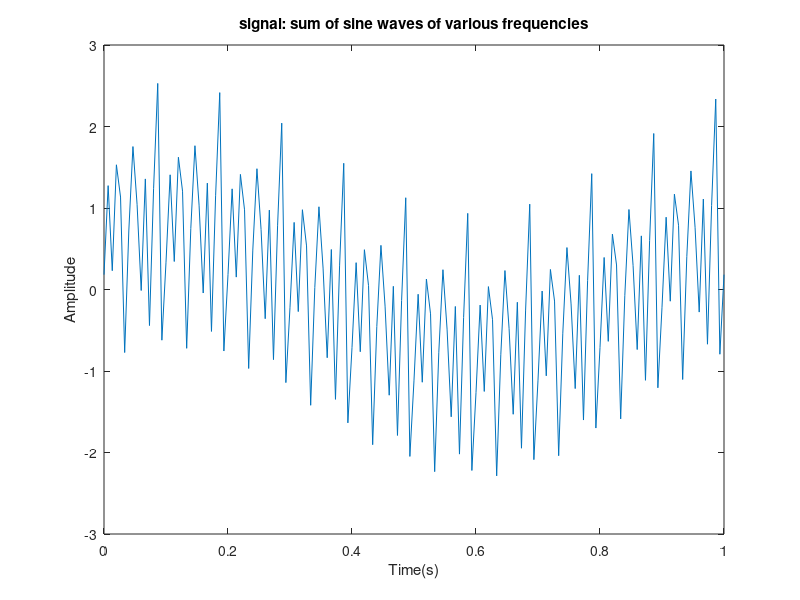
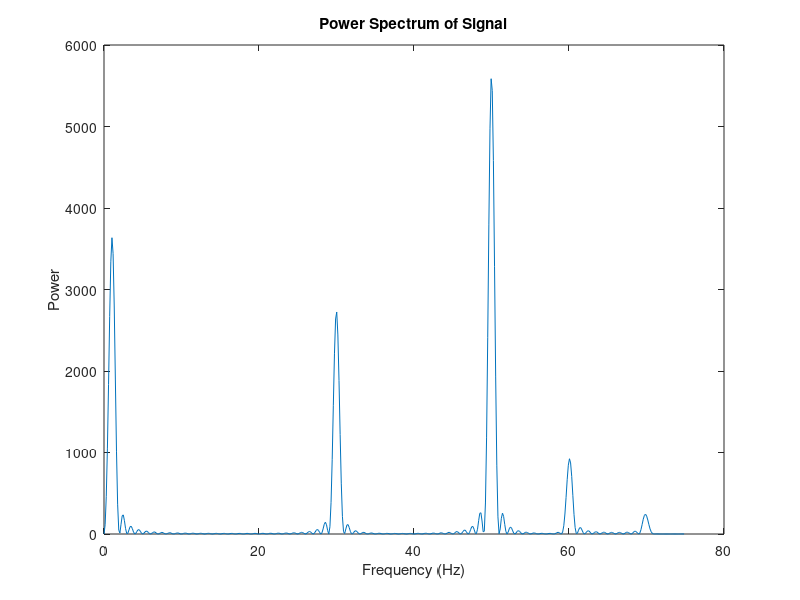
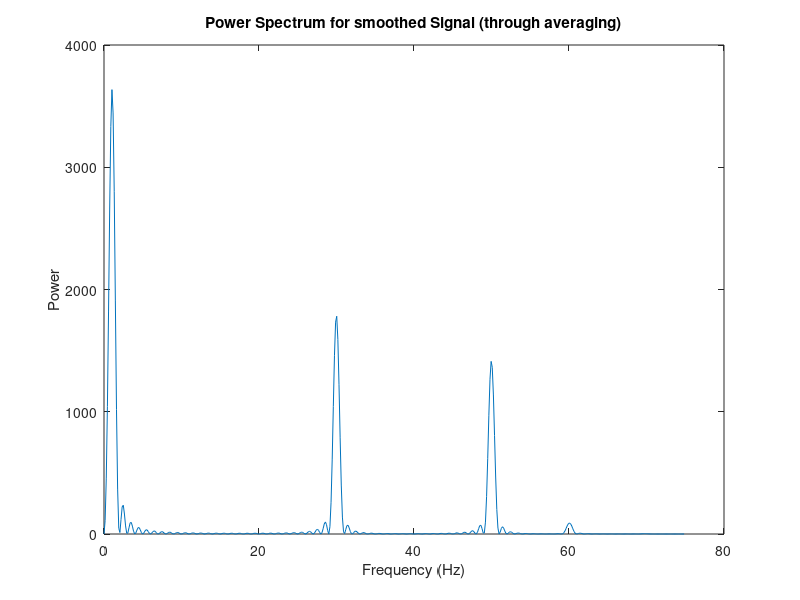
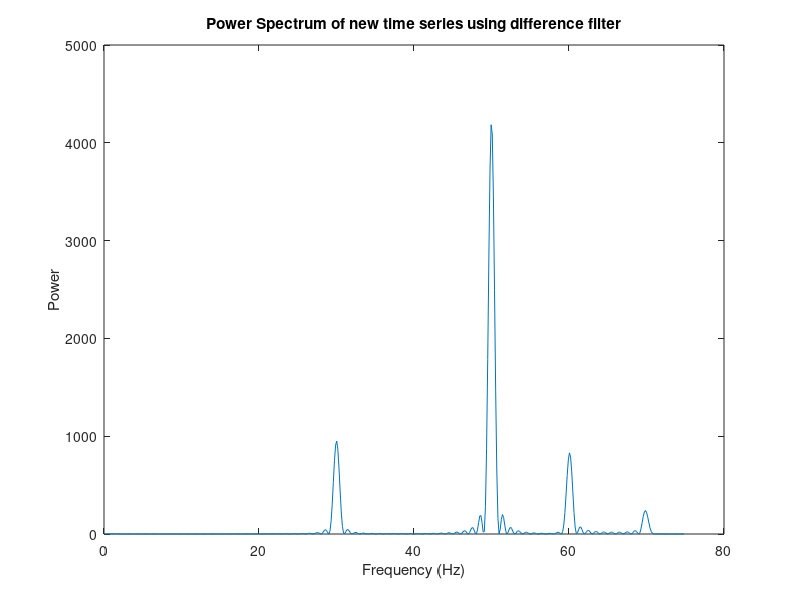

MATLAB code to generate these figures, in order:
%%%%%%%%%%%%%%%%%%%%%%%%%%%%%%
%Sahebeh Dadboud : 1569395
% Assignment3-exe 1
%%%%%%%%%%%%%%%%%%%%%%%%%%%%%%



close all;
clear all;

Fs = 150; %Sampling frequency
t = 0:1/Fs:1; %time base

% signal: sum of different frequencies - y(0) = y(1).
x = sin(2*pi*100*t + pi) + 0.4*sin(2*pi*60*t + 0.2*pi) + 0.2*sin(2*pi*80*t) ...
    + 0.8*sin(2*pi*t + 0.3*pi) + 0.7*sin(2*pi*30*t + 1.5*pi);
figure(1);
plot(t,x);
title("signal: sum of sine waves of various frequencies");
xlabel('Time(s)');
ylabel('Amplitude'); 

% power spectrum
nfft = 1024; %length of FFT
X = fft(x,nfft);
X = X(1:nfft/2); %FFT is symmetric. throw away second half
mx = abs(X).^2;

f = Fs*(0:nfft/2-1)/nfft; % Frequency vector
%fVals=fs*(-NFFT/2:NFFT/2-1)/NFFT;
figure(2);
plot(f,mx); 
title('Power Spectrum of Signal'); 
xlabel('Frequency (Hz)'); 
ylabel('Power');

%calculate new time series by averaging.
N = length(x);
z = zeros(1,length(x));
for i = 1:(N-1)
  z(1,i) = 0.5*(x(1,i) + x(1, i+1));
end
z(1,N) = 0.5*(x(1,N) + x(1,1));

nfft = 1024;
Z = fft(z,nfft);
Z = Z(1:nfft/2); %FFT is symmetric. throw away second half
mz = abs(Z).^2;
f = Fs*(0:nfft/2-1)/nfft; % Frequency vector
%fVals=fs*(-NFFT/2:NFFT/2-1)/NFFT;
figure(3);
plot(f,mz);
title('Power Spectrum for smoothed Signal (through averaging)'); 
xlabel('Frequency (Hz)'); 
ylabel('Power');


%calculate new time series using difference filter.
y = zeros(1,N);
for i = 1:(N-1)
  y(1,i) = 0.5*(x(1,i) - x(1, i+1));
end
y(1,N) = 0.5*(x(1,N) - x(1,1));


nfft = 1024; %length of FFT
Y = fft(y,nfft);
Y = Y(1:nfft/2); %FFT is symmetric. throw away second half
my = abs(Y).^2;

f = Fs*(0:nfft/2-1)/nfft; % Frequency vector
%fVals=fs*(-NFFT/2:NFFT/2-1)/NFFT;
figure(4);
plot (f,my);
title('Power Spectrum of new time series using difference filter'); 
xlabel('Frequency (Hz)'); 
ylabel('Power');

